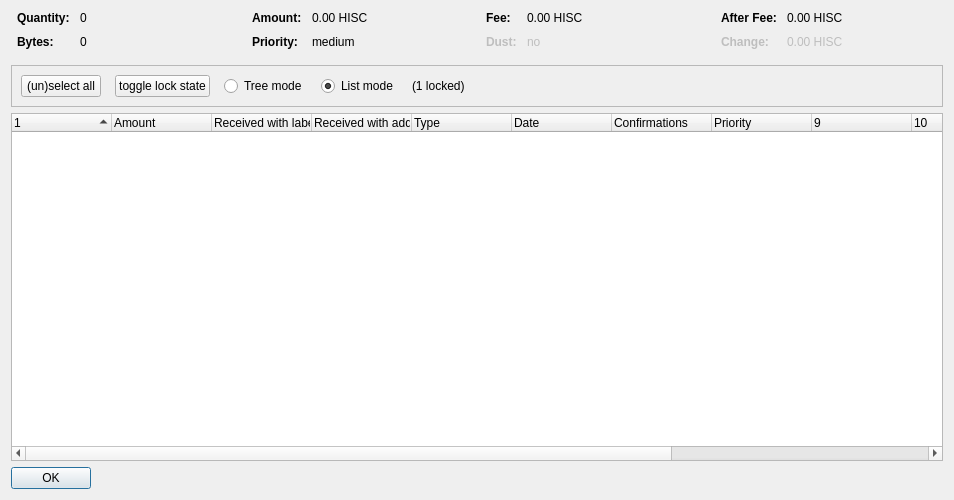
<?xml version="1.0" encoding="UTF-8"?>
<ui version="4.0">
 <class>CoinControlDialog</class>
 <widget class="QDialog" name="CoinControlDialog">
  <property name="geometry">
   <rect>
    <x>0</x>
    <y>0</y>
    <width>954</width>
    <height>500</height>
   </rect>
  </property>
  <property name="windowTitle">
   <string>Coin Selection</string>
  </property>
  <layout class="QVBoxLayout" name="verticalLayout">
   <item>
    <layout class="QHBoxLayout" name="horizontalLayoutTop" stretch="0,0,0,0">
     <property name="topMargin">
      <number>0</number>
     </property>
     <property name="bottomMargin">
      <number>10</number>
     </property>
     <item>
      <layout class="QFormLayout" name="formLayoutCoinControl1">
       <property name="horizontalSpacing">
        <number>10</number>
       </property>
       <property name="verticalSpacing">
        <number>10</number>
       </property>
       <property name="leftMargin">
        <number>6</number>
       </property>
       <property name="rightMargin">
        <number>6</number>
       </property>
       <item row="0" column="0">
        <widget class="QLabel" name="labelCoinControlQuantityText">
         <property name="font">
          <font>
           <weight>75</weight>
           <bold>true</bold>
          </font>
         </property>
         <property name="text">
          <string>Quantity:</string>
         </property>
        </widget>
       </item>
       <item row="0" column="1">
        <widget class="QLabel" name="labelCoinControlQuantity">
         <property name="cursor">
          <cursorShape>IBeamCursor</cursorShape>
         </property>
         <property name="contextMenuPolicy">
          <enum>Qt::ActionsContextMenu</enum>
         </property>
         <property name="text">
          <string notr="true">0</string>
         </property>
         <property name="textInteractionFlags">
          <set>Qt::LinksAccessibleByMouse|Qt::TextSelectableByKeyboard|Qt::TextSelectableByMouse</set>
         </property>
        </widget>
       </item>
       <item row="1" column="0">
        <widget class="QLabel" name="labelCoinControlBytesText">
         <property name="font">
          <font>
           <weight>75</weight>
           <bold>true</bold>
          </font>
         </property>
         <property name="text">
          <string>Bytes:</string>
         </property>
        </widget>
       </item>
       <item row="1" column="1">
        <widget class="QLabel" name="labelCoinControlBytes">
         <property name="cursor">
          <cursorShape>IBeamCursor</cursorShape>
         </property>
         <property name="contextMenuPolicy">
          <enum>Qt::ActionsContextMenu</enum>
         </property>
         <property name="text">
          <string notr="true">0</string>
         </property>
         <property name="textInteractionFlags">
          <set>Qt::LinksAccessibleByMouse|Qt::TextSelectableByKeyboard|Qt::TextSelectableByMouse</set>
         </property>
        </widget>
       </item>
      </layout>
     </item>
     <item>
      <layout class="QFormLayout" name="formLayoutCoinControl2">
       <property name="horizontalSpacing">
        <number>10</number>
       </property>
       <property name="verticalSpacing">
        <number>10</number>
       </property>
       <property name="leftMargin">
        <number>6</number>
       </property>
       <property name="rightMargin">
        <number>6</number>
       </property>
       <item row="0" column="0">
        <widget class="QLabel" name="labelCoinControlAmountText">
         <property name="font">
          <font>
           <weight>75</weight>
           <bold>true</bold>
          </font>
         </property>
         <property name="text">
          <string>Amount:</string>
         </property>
        </widget>
       </item>
       <item row="0" column="1">
        <widget class="QLabel" name="labelCoinControlAmount">
         <property name="cursor">
          <cursorShape>IBeamCursor</cursorShape>
         </property>
         <property name="contextMenuPolicy">
          <enum>Qt::ActionsContextMenu</enum>
         </property>
         <property name="text">
          <string notr="true">0.00 HISC</string>
         </property>
         <property name="textInteractionFlags">
          <set>Qt::LinksAccessibleByMouse|Qt::TextSelectableByKeyboard|Qt::TextSelectableByMouse</set>
         </property>
        </widget>
       </item>
       <item row="1" column="0">
        <widget class="QLabel" name="labelCoinControlPriorityText">
         <property name="font">
          <font>
           <weight>75</weight>
           <bold>true</bold>
          </font>
         </property>
         <property name="text">
          <string>Priority:</string>
         </property>
        </widget>
       </item>
       <item row="1" column="1">
        <widget class="QLabel" name="labelCoinControlPriority">
         <property name="cursor">
          <cursorShape>IBeamCursor</cursorShape>
         </property>
         <property name="contextMenuPolicy">
          <enum>Qt::ActionsContextMenu</enum>
         </property>
         <property name="text">
          <string>medium</string>
         </property>
         <property name="textInteractionFlags">
          <set>Qt::LinksAccessibleByMouse|Qt::TextSelectableByKeyboard|Qt::TextSelectableByMouse</set>
         </property>
        </widget>
       </item>
      </layout>
     </item>
     <item>
      <layout class="QFormLayout" name="formLayoutCoinControl3">
       <property name="horizontalSpacing">
        <number>10</number>
       </property>
       <property name="verticalSpacing">
        <number>10</number>
       </property>
       <property name="leftMargin">
        <number>6</number>
       </property>
       <property name="rightMargin">
        <number>6</number>
       </property>
       <item row="0" column="0">
        <widget class="QLabel" name="labelCoinControlFeeText">
         <property name="font">
          <font>
           <weight>75</weight>
           <bold>true</bold>
          </font>
         </property>
         <property name="text">
          <string>Fee:</string>
         </property>
        </widget>
       </item>
       <item row="0" column="1">
        <widget class="QLabel" name="labelCoinControlFee">
         <property name="cursor">
          <cursorShape>IBeamCursor</cursorShape>
         </property>
         <property name="contextMenuPolicy">
          <enum>Qt::ActionsContextMenu</enum>
         </property>
         <property name="text">
          <string notr="true">0.00 HISC</string>
         </property>
         <property name="textInteractionFlags">
          <set>Qt::LinksAccessibleByMouse|Qt::TextSelectableByKeyboard|Qt::TextSelectableByMouse</set>
         </property>
        </widget>
       </item>
       <item row="1" column="0">
        <widget class="QLabel" name="labelCoinControlLowOutputText">
         <property name="enabled">
          <bool>false</bool>
         </property>
         <property name="font">
          <font>
           <weight>75</weight>
           <bold>true</bold>
          </font>
         </property>
         <property name="text">
          <string>Dust:</string>
         </property>
        </widget>
       </item>
       <item row="1" column="1">
        <widget class="QLabel" name="labelCoinControlLowOutput">
         <property name="enabled">
          <bool>false</bool>
         </property>
         <property name="cursor">
          <cursorShape>IBeamCursor</cursorShape>
         </property>
         <property name="contextMenuPolicy">
          <enum>Qt::ActionsContextMenu</enum>
         </property>
         <property name="text">
          <string>no</string>
         </property>
         <property name="textInteractionFlags">
          <set>Qt::LinksAccessibleByMouse|Qt::TextSelectableByKeyboard|Qt::TextSelectableByMouse</set>
         </property>
        </widget>
       </item>
      </layout>
     </item>
     <item>
      <layout class="QFormLayout" name="formLayoutCoinControl4">
       <property name="horizontalSpacing">
        <number>10</number>
       </property>
       <property name="verticalSpacing">
        <number>10</number>
       </property>
       <property name="leftMargin">
        <number>6</number>
       </property>
       <property name="rightMargin">
        <number>6</number>
       </property>
       <item row="0" column="0">
        <widget class="QLabel" name="labelCoinControlAfterFeeText">
         <property name="font">
          <font>
           <weight>75</weight>
           <bold>true</bold>
          </font>
         </property>
         <property name="text">
          <string>After Fee:</string>
         </property>
        </widget>
       </item>
       <item row="0" column="1">
        <widget class="QLabel" name="labelCoinControlAfterFee">
         <property name="cursor">
          <cursorShape>IBeamCursor</cursorShape>
         </property>
         <property name="contextMenuPolicy">
          <enum>Qt::ActionsContextMenu</enum>
         </property>
         <property name="text">
          <string notr="true">0.00 HISC</string>
         </property>
         <property name="textInteractionFlags">
          <set>Qt::LinksAccessibleByMouse|Qt::TextSelectableByKeyboard|Qt::TextSelectableByMouse</set>
         </property>
        </widget>
       </item>
       <item row="1" column="0">
        <widget class="QLabel" name="labelCoinControlChangeText">
         <property name="enabled">
          <bool>false</bool>
         </property>
         <property name="font">
          <font>
           <weight>75</weight>
           <bold>true</bold>
          </font>
         </property>
         <property name="text">
          <string>Change:</string>
         </property>
        </widget>
       </item>
       <item row="1" column="1">
        <widget class="QLabel" name="labelCoinControlChange">
         <property name="enabled">
          <bool>false</bool>
         </property>
         <property name="cursor">
          <cursorShape>IBeamCursor</cursorShape>
         </property>
         <property name="contextMenuPolicy">
          <enum>Qt::ActionsContextMenu</enum>
         </property>
         <property name="text">
          <string notr="true">0.00 HISC</string>
         </property>
         <property name="textInteractionFlags">
          <set>Qt::LinksAccessibleByMouse|Qt::TextSelectableByKeyboard|Qt::TextSelectableByMouse</set>
         </property>
        </widget>
       </item>
      </layout>
     </item>
    </layout>
   </item>
   <item>
    <widget class="QFrame" name="frame">
     <property name="minimumSize">
      <size>
       <width>0</width>
       <height>40</height>
      </size>
     </property>
     <property name="frameShape">
      <enum>QFrame::StyledPanel</enum>
     </property>
     <property name="frameShadow">
      <enum>QFrame::Sunken</enum>
     </property>
     <layout class="QHBoxLayout" name="horizontalLayout">
      <item>
       <layout class="QHBoxLayout" name="horizontalLayoutPanel" stretch="0,0,0,0,0,0">
        <property name="spacing">
         <number>14</number>
        </property>
        <item>
         <widget class="QPushButton" name="pushButtonSelectAll">
          <property name="sizePolicy">
           <sizepolicy hsizetype="Maximum" vsizetype="Fixed">
            <horstretch>0</horstretch>
            <verstretch>0</verstretch>
           </sizepolicy>
          </property>
          <property name="text">
           <string>(un)select all</string>
          </property>
          <property name="autoDefault">
           <bool>false</bool>
          </property>
         </widget>
        </item>
        <item>
         <widget class="QPushButton" name="pushButtonToggleLock">
          <property name="sizePolicy">
           <sizepolicy hsizetype="Maximum" vsizetype="Fixed">
            <horstretch>0</horstretch>
            <verstretch>0</verstretch>
           </sizepolicy>
          </property>
          <property name="text">
           <string>toggle lock state</string>
          </property>
          <property name="autoDefault">
           <bool>false</bool>
          </property>
         </widget>
        </item>
        <item>
         <widget class="QRadioButton" name="radioTreeMode">
          <property name="sizePolicy">
           <sizepolicy hsizetype="Maximum" vsizetype="Fixed">
            <horstretch>0</horstretch>
            <verstretch>0</verstretch>
           </sizepolicy>
          </property>
          <property name="text">
           <string>Tree mode</string>
          </property>
         </widget>
        </item>
        <item>
         <widget class="QRadioButton" name="radioListMode">
          <property name="sizePolicy">
           <sizepolicy hsizetype="Maximum" vsizetype="Fixed">
            <horstretch>0</horstretch>
            <verstretch>0</verstretch>
           </sizepolicy>
          </property>
          <property name="text">
           <string>List mode</string>
          </property>
          <property name="checked">
           <bool>true</bool>
          </property>
         </widget>
        </item>
        <item>
         <widget class="QLabel" name="labelLocked">
          <property name="text">
           <string>(1 locked)</string>
          </property>
         </widget>
        </item>
        <item>
         <spacer name="horizontalSpacer">
          <property name="orientation">
           <enum>Qt::Horizontal</enum>
          </property>
          <property name="sizeHint" stdset="0">
           <size>
            <width>40</width>
            <height>20</height>
           </size>
          </property>
         </spacer>
        </item>
       </layout>
      </item>
     </layout>
    </widget>
   </item>
   <item>
    <widget class="CoinControlTreeWidget" name="treeWidget">
     <property name="contextMenuPolicy">
      <enum>Qt::CustomContextMenu</enum>
     </property>
     <property name="sortingEnabled">
      <bool>false</bool>
     </property>
     <property name="columnCount">
      <number>13</number>
     </property>
     <attribute name="headerShowSortIndicator" stdset="0">
      <bool>true</bool>
     </attribute>
     <attribute name="headerStretchLastSection">
      <bool>false</bool>
     </attribute>
     <column>
      <property name="text">
       <string/>
      </property>
     </column>
     <column>
      <property name="text">
       <string>Amount</string>
      </property>
     </column>
     <column>
      <property name="text">
       <string>Received with label</string>
      </property>
     </column>
     <column>
      <property name="text">
       <string>Received with address</string>
      </property>
     </column>
     <column>
      <property name="text">
       <string>Type</string>
      </property>
     </column>
     <column>
      <property name="text">
       <string>Date</string>
      </property>
     </column>
     <column>
      <property name="text">
       <string>Confirmations</string>
      </property>
      <property name="toolTip">
       <string>Confirmed</string>
      </property>
     </column>
     <column>
      <property name="text">
       <string>Priority</string>
      </property>
     </column>
     <column>
      <property name="text">
       <string/>
      </property>
     </column>
     <column>
      <property name="text">
       <string/>
      </property>
     </column>
     <column>
      <property name="text">
       <string/>
      </property>
     </column>
     <column>
      <property name="text">
       <string/>
      </property>
     </column>
     <column>
      <property name="text">
       <string/>
      </property>
     </column>
    </widget>
   </item>
   <item>
    <widget class="QDialogButtonBox" name="buttonBox">
     <property name="sizePolicy">
      <sizepolicy hsizetype="Maximum" vsizetype="Fixed">
       <horstretch>0</horstretch>
       <verstretch>0</verstretch>
      </sizepolicy>
     </property>
     <property name="orientation">
      <enum>Qt::Horizontal</enum>
     </property>
     <property name="standardButtons">
      <set>QDialogButtonBox::Ok</set>
     </property>
    </widget>
   </item>
  </layout>
 </widget>
 <customwidgets>
  <customwidget>
   <class>CoinControlTreeWidget</class>
   <extends>QTreeWidget</extends>
   <header>coincontroltreewidget.h</header>
  </customwidget>
 </customwidgets>
 <resources/>
 <connections/>
</ui>
